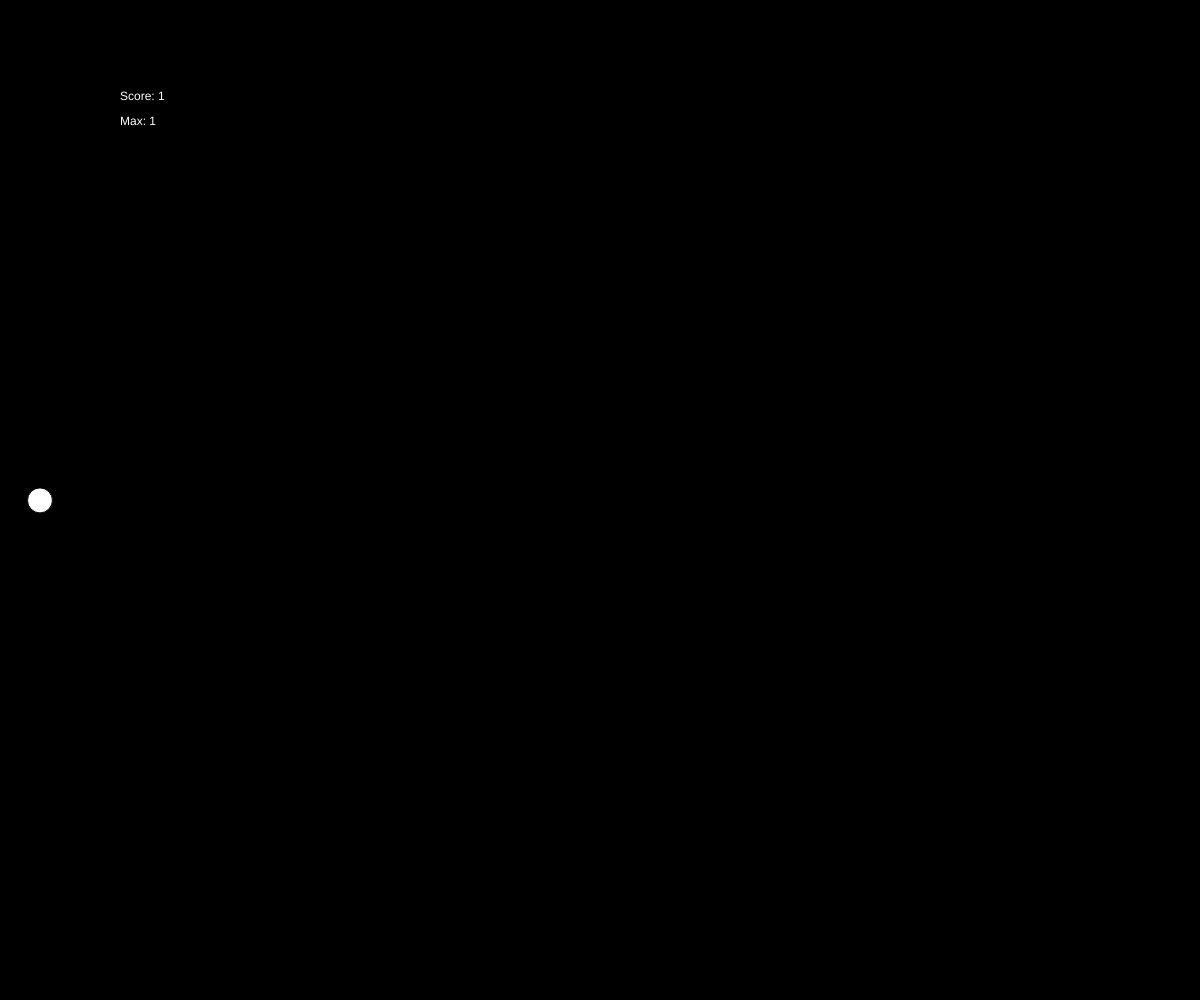
Frame 1 (no input)
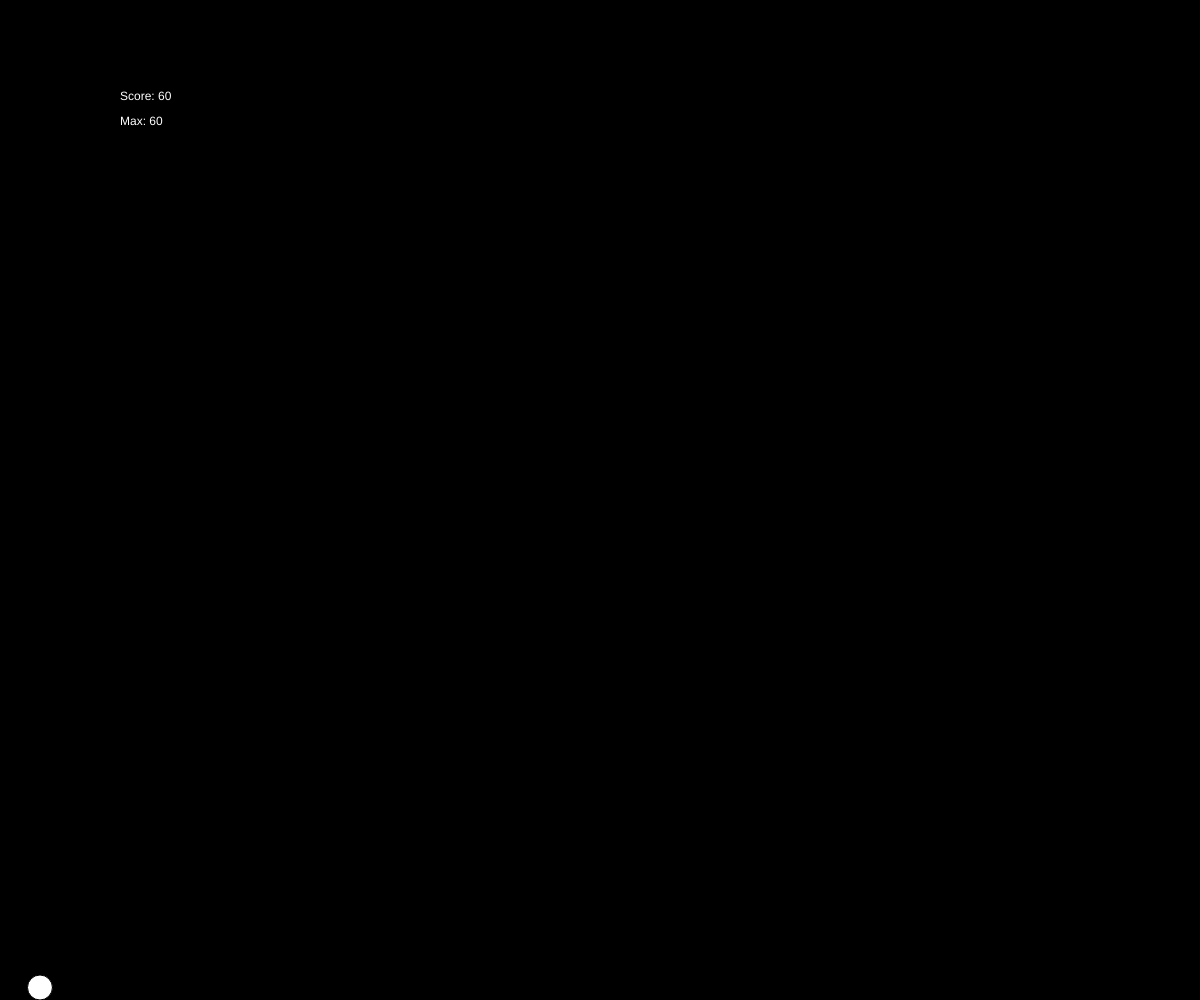
Frame 60 (no input)
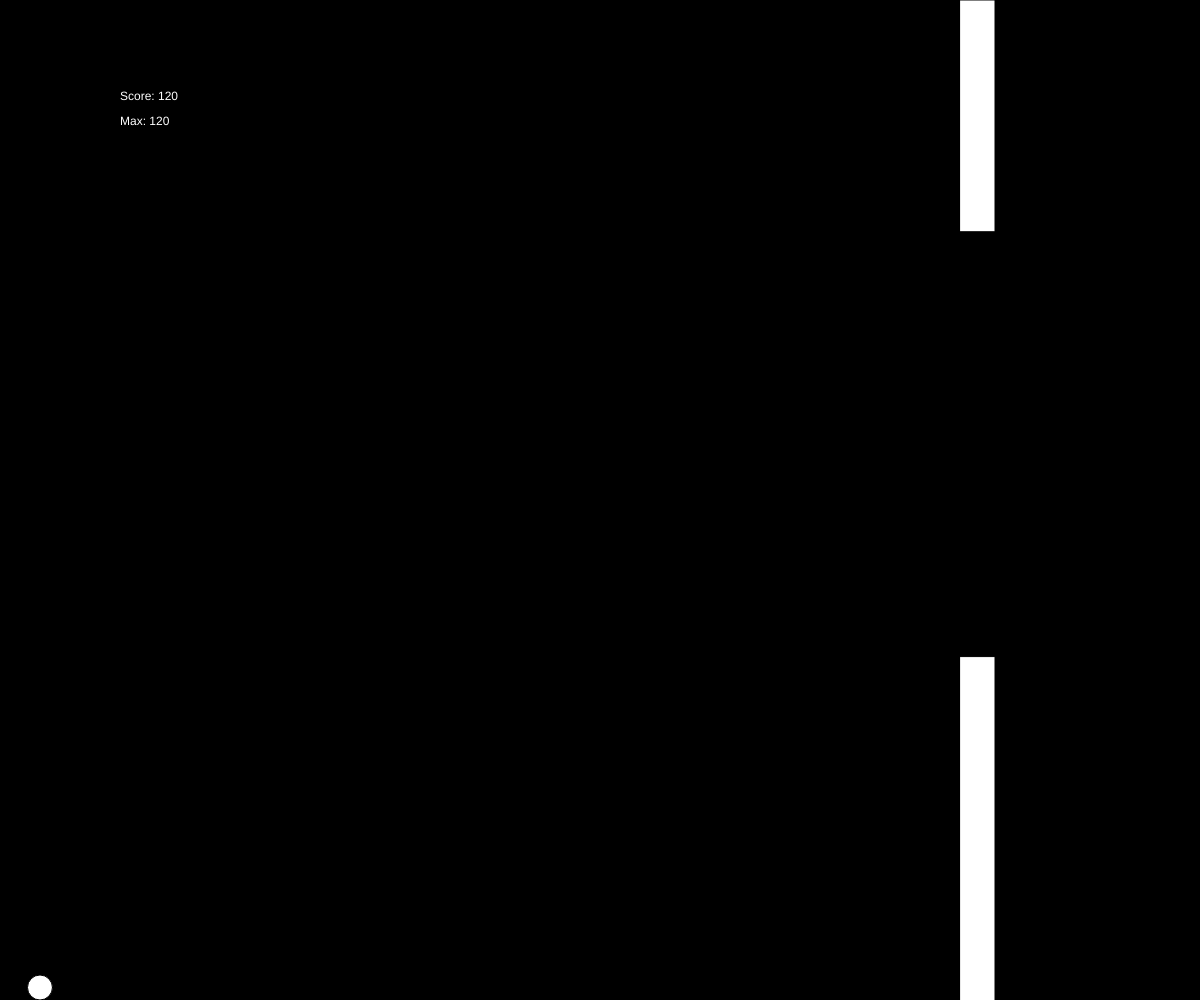
Frame 120 (the mouse pressed at the canvas centre since frame 60)

The p5.js sketch that drew these frames (run headless with seeded random() and noise() and a simulated clock; from frame 60 on, the mouse is pressed at the canvas centre):

// p5.js sketch
// ── sketch.js

var bird;
var pipes;
var score;
var max_score;

function setup() {
	createCanvas(window.innerWidth,window.innerHeight);
	bird = new Bird();
	pipes = [];
	pipes.push(new Pipe());
	score = 0;
	max_score = score;
}

function draw() {
	background(0);
	if (frameCount % 60 == 0) {
		pipes.push(new Pipe());
	}
	for (var i = pipes.length - 1; i > 0; i--) {
		pipes[i].show();
		pipes[i].update();
		if (pipes[i].hits(bird)) {
			console.log("HIT");
			background(60, 0, 0);
			score = 0;
		}
		if (pipes[i].offscreen()) {
			pipes.splice(i,1);
		}
	}
	bird.update();
	bird.show();
	score += 1;
	if (score > max_score) {
		max_score = score;
	}
	text("Score: " + score, width/10, height/10);
	text("Max: " + max_score, width/10, height/8);

}

function keyPressed() {
	if (key == ' ') {
		bird.up();
	}
}
// ── bird.js

function Bird() {

    this.y = height / 2;
    this.x = 40;
    this.v = 0;
    this.size = 25;
    this.max = 12;

    this.g = 0.4;

    this.up = function() {
        this.v -= this.g * 28;
        // max up speed
        if (this.v < -this.max) {
            this.v = -this.max;
        }
    }

    this.show = function() {
        fill(255);
        ellipse(this.x, this.y, this.size, this.size);
    }

    this.update = function() {
        this.v += this.g;
        this.y += this.v;
        // max fall speed
        if (this.v > this.max) {
            this.v = this.max;
        }
        // set floor height
        if (this.y > height - this.size / 2) {
            this.y = height - this.size / 2;
            this.v = 0;
        }
        // set ceiling height
        if (this.y < this.size / 2) {
            this.y = this.size / 2;
            this.v = 0;
        }
        //console.log(this.v);
    }
}
// ── pipe.js

function Pipe() {

    this.space = random(height / 5, height / 2);
    this.top = random(height / 20, height - this.space);
    this.x = width;
    this.w = 35;
    this.v = 4;
    //console.log(this.space);

    this.hits = function(bird) {
        if (bird.x >= this.x && bird.x <= this.x + this.w) {
            if (bird.y < this.top || bird.y > this.top + this.space) {
                return true;
            }
        }
        return false;
    }

    this.offscreen = function() {
        return (this.x + 30 <= 0);
    }

    this.show = function() {
        fill(255);
        rect(this.x, 0, this.w, this.top);
        rect(this.x, this.top + this.space, this.w, height);
    }

    this.update = function() {
        this.x -= this.v;
    }

}
